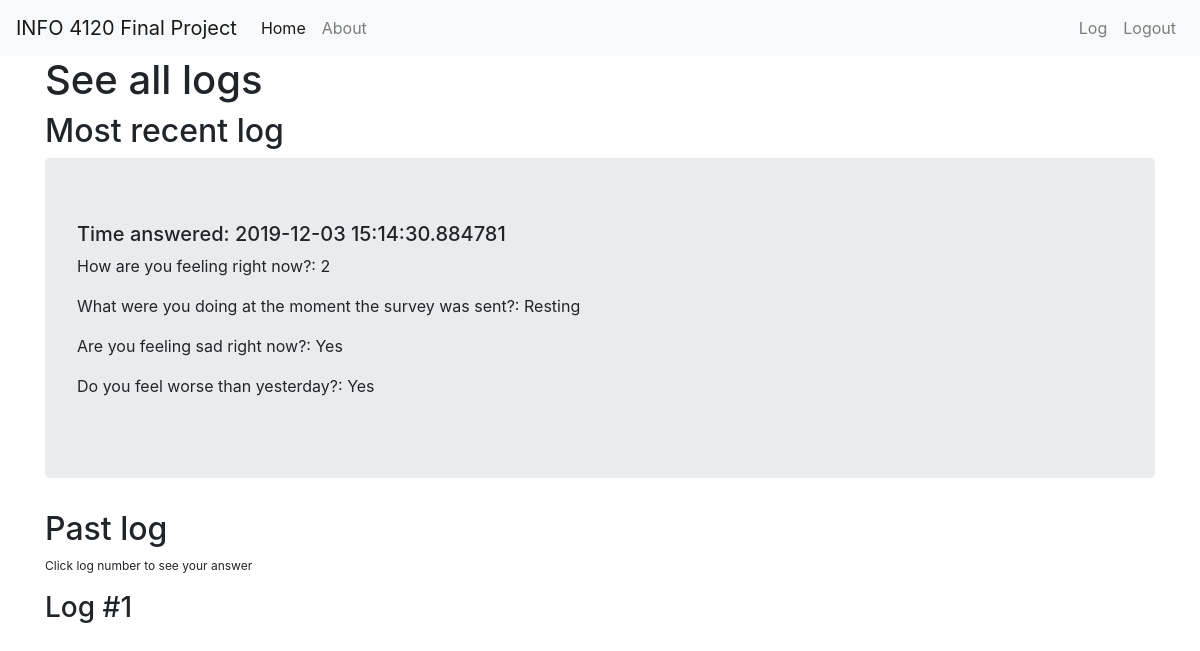
Screenshot of /home (signed in) with the database file from the repository.
### app/model.py (models this page shows, shortened)
class Answer(db.Model):
    id = db.Column(db.Integer, primary_key=True)
    user_id = db.Column(db.Integer, db.ForeignKey('user.id'), nullable=False)
    log_number = db.Column(db.Integer, db.ForeignKey('log.id'), nullable=False)
    question1 = db.Column(db.String(20), unique=True, nullable=False)
    question2 = db.Column(db.String(20), unique=True, nullable=False)
    question3 = db.Column(db.String(20), unique=True, nullable=False)
    question4 = db.Column(db.String(20), unique=True, nullable=False)
    date_answer = db.Column(db.DateTime, nullable=False, default=datetime.utcnow)

### app/routes.py (the view)
@app.route('/home')
def home():
    recent_answer = Answer.query.filter_by(user_id=1).order_by(Answer.id.desc()).first()
    past_answer = Answer.query.filter_by(user_id=1).order_by(Answer.id.desc()).all()
    return render_template('home.html', title='Home', recent_answer=recent_answer, past_answer=past_answer)

### app/model.py (called while the page is built)
@login_manager.user_loader
def load_user(user_id):
    return User.query.get(int(user_id))

### app/templates/home.html (shortened to what this page needs)
{% extends "base.html" %}
{% block content %}
<div class="content-section container">
  <h1>See all logs</h1>
  <h2>Most recent log</h2>
  <div class="container jumbotron">
    <h5>Time answered: {{recent_answer.date_answer}}</h5>
    <p>How are you feeling right now?: {{recent_answer.question1}}</p>
    <p>What were you doing at the moment the survey was sent?: {{recent_answer.question2}}</p>
    <p>Are you feeling sad right now?: {{recent_answer.question3}}</p>
    <p>Do you feel worse than yesterday?: {{recent_answer.question4}}</p>
  </div>
  <h2>Past log</h2>
  <p style="font-size: 12px">Click log number to see your answer</p>
  {% for record in past_answer %}
  {% if record.id != past_answer|length %}
  <h3 onclick="showElement()" class="pointer">Log #{{record.log_number}}</h3>
  {% endif %}
  {% endfor %}
</div>
{% endblock %}

### app/static/styles.css (style rules this page uses)
.pointer { cursor: pointer; }

### rows the page displays
Answer: date_answer "2019-12-03 15:14:30.884781", question1 "2", question2 "Resting", question3 "Yes", question4 "Yes"
Answer: log_number "1"
